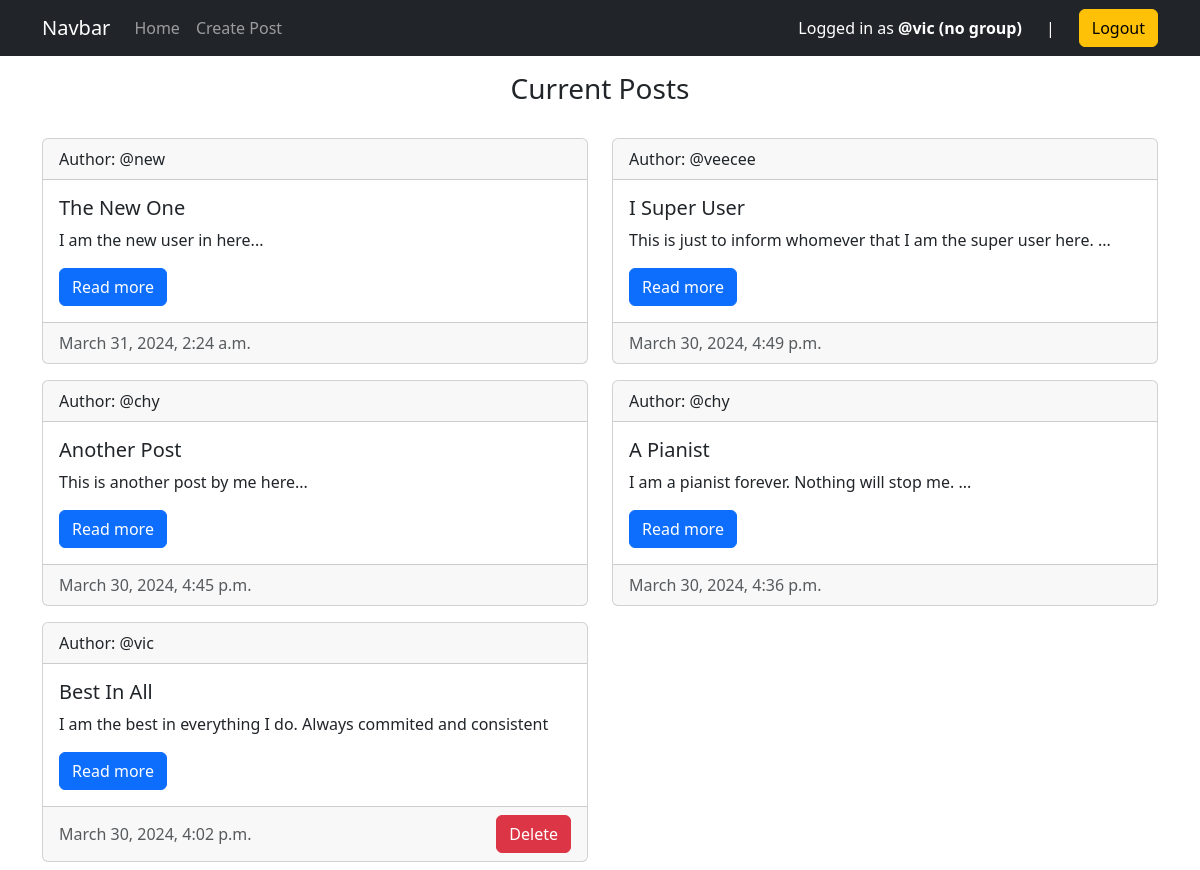
The app's page / (signed in) with its own data.
### main/models.py (models this page shows, shortened)
class Post(models.Model):
    author = models.ForeignKey(User, on_delete=models.CASCADE)
    title = models.CharField(max_length=200)
    description = models.TextField()
    created_at = models.DateTimeField(auto_now_add=True)
    updated_at = models.DateTimeField(auto_now=True)
    class Meta:
        ordering = ('-created_at',)

### main/views.py (the view, shortened to what this page needs)
# urls.py: path('', views.home, name='home'),
@login_required(login_url='/login')
def home(request):
    posts = Post.objects.all()
    user_role = None
    if request.user.is_authenticated:
        if request.user.is_superuser:
            user_role = 'superadmin'
        elif request.user.groups.filter(name='mod').exists():
            user_role = 'mod'
        elif request.user.groups.filter(name='default').exists():
            user_role = 'default'
        else:
            user_role = 'no group'
    context = {
        "posts": posts,
        "user_role": user_role,
    }
    return render(request, 'main/home.html', context)

### main/templates/main/home.html (shortened to what this page needs)
{% extends 'main/base.html' %}
{% block content %}
    <h3 class="text-center py-3">Current Posts</h3>
    <div class="row">
        {% for post in posts %}
        <div class="col-6 my-2">
            <div class="card">
                <div class="card-header">
                    Author: @{{post.author.username}}
                </div>
                <div class="card-body">
                <h5 class="card-title">{{post.title}}</h5>
                <p class="card-text">{{post.description}}</p>
                <a href="#" class="btn btn-primary">Read more</a>
                </div>
                <div class="card-footer text-muted d-flex align-items-center justify-content-between">
                    {{post.created_at}}
                    <div class="d-flex gap-2">
                        {% if user == post.author or perms.main.delete_post %}
                            <form method="post">
                                <button type="submit" name="post-id" value="{{post.id}}" class="btn btn-danger">Delete</button>
                            </form>
                        {% endif %}
                    </div>
                </div>
            </div>
        </div>
        {% empty %}
        <p>No posts yet.</p>
        {% endfor %}
    </div>
{% endblock %}

### main/templates/main/base.html (shortened to what this page needs)
<!DOCTYPE html>
<html lang="en">
<head>
    <link href="https://cdn.jsdelivr.net/npm/bootstrap@5.3.3/dist/css/bootstrap.min.css" rel="stylesheet">
</head>
<body>
    <nav class="navbar navbar-expand-lg navbar-dark bg-dark">
        <div class="container">
            <a class="navbar-brand" href="#">Navbar</a>
            <div class="collapse navbar-collapse d-flex justify-content-between" id="navbarSupportedContent">
                <ul class="navbar-nav mr-auto">
                    <li class="nav-item active">
                        <a class="nav-link" href="{% url 'home' %}">Home</a>
                    </li>
                    <li class="nav-item">
                        <a class="nav-link" href="{% url 'create_post' %}">Create Post</a>
                    </li>
                </ul>
                <ul class="navbar-nav mr-auto">
                    {% if user.is_authenticated %}
                    <li class="nav-item active d-flex gap-4 align-items-center justify-content-between">
                        <span class="text-white">
                            Logged in as
                            <strong>
                                @{{user.username}}
                                <span class="">({{user_role}})</span>
                            </strong>
                        </span>
                        <span class="text-white">|</span>
                        <form action="{% url 'logout' %}" method="post">
                            <button type="submit" class="btn btn-warning">Logout</button>
                        </form>
                    </li>
                    {% else %}
                    <li class="nav-item active">
                        <a class="nav-link" href="{% url 'login' %}">Login</a>
                    </li>
                    {% endif %}
                </ul>
            </div>
        </div>
    </nav>
    <div class="container">
        {% block content %}
        {% endblock %}
    </div>
</body>
</html>

### records on screen
Post: author.username "new", title "The New One", description "I am the new user in here...", created_at "March 31, 2024, 2:24 a.m."
Post: author.username "veecee", title "I Super User", description "This is just to inform whomever that I am the super user here. ...", created_at "March 30, 2024, 4:49 p.m."
Post: author.username "chy", title "Another Post", description "This is another post by me here...", created_at "March 30, 2024, 4:45 p.m."
Post: author.username "chy", title "A Pianist", description "I am a pianist forever. Nothing will stop me. ...", created_at "March 30, 2024, 4:36 p.m."
Post: author.username "vic", title "Best In All", description "I am the best in everything I do. Always commited and consistent", created_at "March 30, 2024, 4:02 p.m.", {{ post.id }} 2 (drawn)

### other values on screen
{{ user.username }} "vic"
{{ user_role }} "no group"
